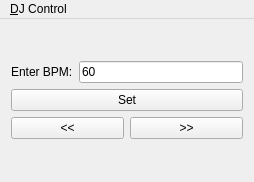
<?xml version="1.0" encoding="UTF-8"?>
<ui version="4.0">
 <class>BeatControl</class>
 <widget class="QMainWindow" name="BeatControl">
  <property name="geometry">
   <rect>
    <x>0</x>
    <y>0</y>
    <width>254</width>
    <height>182</height>
   </rect>
  </property>
  <property name="windowTitle">
   <string>Control</string>
  </property>
  <widget class="QWidget" name="centralWidget">
   <layout class="QVBoxLayout" name="verticalLayout_3">
    <item>
     <layout class="QVBoxLayout" name="verticalLayout_2">
      <item>
       <layout class="QHBoxLayout" name="horizontalLayout_2">
        <item>
         <widget class="QLabel" name="enterBpmLabel">
          <property name="text">
           <string>Enter BPM:</string>
          </property>
         </widget>
        </item>
        <item>
         <widget class="QLineEdit" name="bpmLineEdit">
          <property name="text">
           <string>60</string>
          </property>
         </widget>
        </item>
       </layout>
      </item>
      <item>
       <layout class="QVBoxLayout" name="verticalLayout">
        <item>
         <widget class="QPushButton" name="setBpmButton">
          <property name="text">
           <string>Set</string>
          </property>
         </widget>
        </item>
        <item>
         <layout class="QHBoxLayout" name="horizontalLayout">
          <item>
           <widget class="QPushButton" name="decreaseBpmButton">
            <property name="text">
             <string>&lt;&lt;</string>
            </property>
           </widget>
          </item>
          <item>
           <widget class="QPushButton" name="increaseBpmButton">
            <property name="text">
             <string>&gt;&gt;</string>
            </property>
           </widget>
          </item>
         </layout>
        </item>
       </layout>
      </item>
     </layout>
    </item>
   </layout>
  </widget>
  <widget class="QMenuBar" name="menuBar">
   <property name="geometry">
    <rect>
     <x>0</x>
     <y>0</y>
     <width>254</width>
     <height>35</height>
    </rect>
   </property>
   <widget class="QMenu" name="menuDJ_Control">
    <property name="title">
     <string>&amp;DJ Control</string>
    </property>
    <addaction name="actionStart"/>
    <addaction name="actionStop"/>
    <addaction name="actionExit"/>
   </widget>
   <addaction name="menuDJ_Control"/>
  </widget>
  <action name="actionStart">
   <property name="enabled">
    <bool>true</bool>
   </property>
   <property name="text">
    <string>&amp;Start</string>
   </property>
  </action>
  <action name="actionStop">
   <property name="enabled">
    <bool>false</bool>
   </property>
   <property name="text">
    <string>St&amp;op</string>
   </property>
  </action>
  <action name="actionExit">
   <property name="text">
    <string>&amp;Quit</string>
   </property>
  </action>
 </widget>
 <layoutdefault spacing="6" margin="11"/>
 <resources/>
 <connections/>
</ui>
